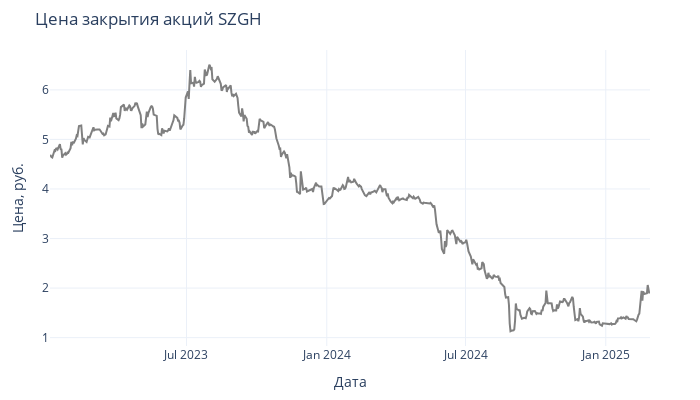

Notebook code cell kept with this figure:
### Code cell
fig = px.line(
    sgzh_data, 
    x=sgzh_data.begin, 
    y="close", 
    title="Цена закрытия акций SZGH",
    color_discrete_sequence=['grey']  # Изменение цвета линии на зеленый
)

fig.update_layout(
    xaxis_title="Дата",
    yaxis_title="Цена, руб.",
    template="plotly_white",
    hovermode="x unified",
    width=700,  # Уменьшаем ширину графика
    height=400,  # Уменьшаем высоту графика
    margin=dict(l=50, r=50, t=50, b=50)  # Уменьшаем отступы
)

fig.show()

### Figure 1 — Plotly figure (JSON) as saved in the notebook; plotly's stock layout.template omitted (floating-point values rounded to 4 significant figures; data arrays with more than 128 entries replaced by an {"elided": "..."} marker saying what was removed)
{"data": [{"hovertemplate": "begin=%{x}<br>close=%{y}<extra></extra>", "legendgroup": "", "line": {"color": "grey", "dash": "solid"}, "marker": {"symbol": "circle"}, "mode": "lines", "name": "", "orientation": "v", "showlegend": false, "type": "scatter", "x": {"elided": "550 str values"}, "xaxis": "x", "y": {"elided": "550 float values"}, "yaxis": "y"}], "layout": {"height": 400, "hovermode": "x unified", "legend": {"tracegroupgap": 0}, "margin": {"b": 50, "l": 50, "r": 50, "t": 50}, "title": {"text": "Цена закрытия акций SZGH"}, "width": 700, "xaxis": {"anchor": "y", "domain": [0, 1], "title": {"text": "Дата"}}, "yaxis": {"anchor": "x", "domain": [0, 1], "title": {"text": "Цена, руб."}}}}
